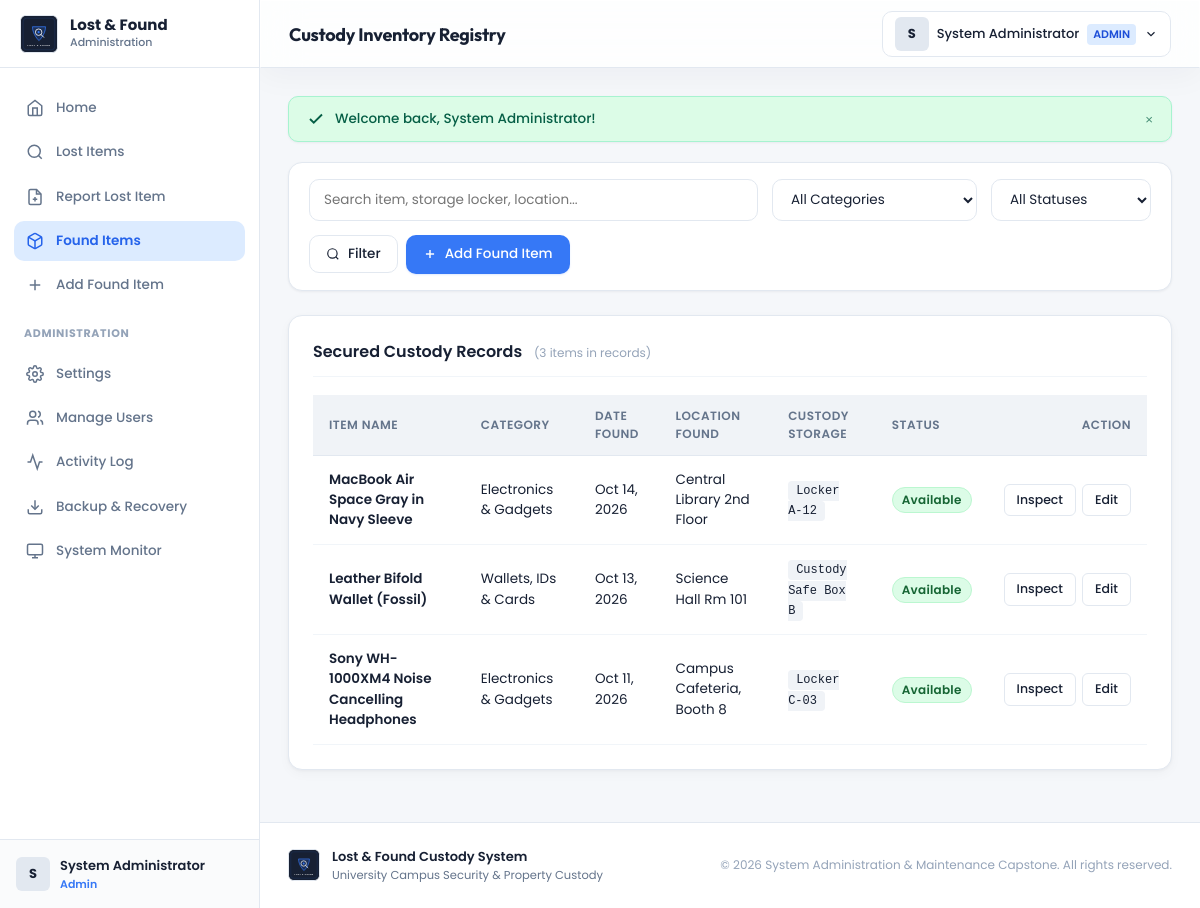
Screenshot of /found_items/index.php (signed in) with the database file from the repository.
### tables this page shows
CREATE TABLE `found_items` (
  `id` int(11) NOT NULL AUTO_INCREMENT,
  `item_name` varchar(150) NOT NULL,
  `category_id` int(11) DEFAULT NULL,
  `description` text NOT NULL,
  `date_found` date NOT NULL,
  `location_found` varchar(150) NOT NULL,
  `storage_location` varchar(150) DEFAULT 'Main Custody Locker #1',
  `recorded_by_user_id` int(11) NOT NULL,
  `image_path` varchar(255) DEFAULT NULL,
  `status` enum('Available','Matched','Returned','Disposed') NOT NULL DEFAULT 'Available',
  `additional_notes` text DEFAULT NULL,
  `created_at` timestamp NOT NULL DEFAULT CURRENT_TIMESTAMP,
  `updated_at` timestamp NOT NULL DEFAULT CURRENT_TIMESTAMP ON UPDATE CURRENT_TIMESTAMP,
  PRIMARY KEY (`id`),
  KEY `fk_found_category` (`category_id`),
  KEY `fk_found_user` (`recorded_by_user_id`),
  KEY `idx_found_status` (`status`),
  KEY `idx_date_found` (`date_found`),
  CONSTRAINT `fk_found_category` FOREIGN KEY (`category_id`) REFERENCES `categories` (`id`) ON DELETE SET NULL,
  CONSTRAINT `fk_found_user` FOREIGN KEY (`recorded_by_user_id`) REFERENCES `users` (`id`)
);

CREATE TABLE `categories` (
  `id` int(11) NOT NULL AUTO_INCREMENT,
  `name` varchar(100) NOT NULL,
  `slug` varchar(100) NOT NULL,
  `description` varchar(255) DEFAULT NULL,
  `icon` varchar(50) DEFAULT 'folder',
  `is_active` tinyint(1) NOT NULL DEFAULT 1,
  `created_at` timestamp NOT NULL DEFAULT CURRENT_TIMESTAMP,
  PRIMARY KEY (`id`),
  UNIQUE KEY `uk_slug` (`slug`)
);

CREATE TABLE `system_settings` (
  `id` int(11) NOT NULL AUTO_INCREMENT,
  `setting_key` varchar(50) NOT NULL,
  `setting_value` text NOT NULL,
  `setting_group` varchar(50) NOT NULL DEFAULT 'general',
  `description` varchar(255) DEFAULT NULL,
  `updated_at` timestamp NOT NULL DEFAULT CURRENT_TIMESTAMP ON UPDATE CURRENT_TIMESTAMP,
  PRIMARY KEY (`id`),
  UNIQUE KEY `uk_setting_key` (`setting_key`)
);

### found_items/index.php (the view, shortened to what this page needs)
<?php
require_once APP_ROOT . '/includes/functions.php';
$db = get_db_connection();
$search   = trim($_GET['search'] ?? '');
$page     = max(1, (int)($_GET['page'] ?? 1));
$perPage  = 10;
$offset   = ($page - 1) * $perPage;
$where = [];
$params = [];
$whereSql = !empty($where) ? 'WHERE ' . implode(' AND ', $where) : '';
$countStmt = $db->prepare("SELECT COUNT(*) FROM found_items f $whereSql");
$countStmt->execute($params);
$totalRecords = (int)$countStmt->fetchColumn();
$orderBy = "f.date_found DESC";
$sql = "SELECT f.*, c.name AS category_name, u.full_name AS recorder_name
        FROM found_items f
        LEFT JOIN categories c ON f.category_id = c.id
        LEFT JOIN users u ON f.recorded_by_user_id = u.id
        $whereSql
        ORDER BY $orderBy
        LIMIT $perPage OFFSET $offset";
$stmt = $db->prepare($sql);
$stmt->execute($params);
$items = $stmt->fetchAll();
require_once APP_ROOT . '/includes/header.php';
require_once APP_ROOT . '/includes/sidebar.php';
?>
<div class="app-main">
    <?php require_once APP_ROOT . '/includes/navbar.php'; ?>
    <div class="content-wrapper">
        <?php require_once APP_ROOT . '/includes/flash_messages.php'; ?>
        <form method="GET" action="<?= BASE_URL ?>/found_items/index.php" class="filter-toolbar">
            <div class="filter-input-wrap">
                <input type="text" name="search" class="form-control" placeholder="Search item, storage locker, location..." value="<?= e($search) ?>">
            </div>
            <div class="filter-select-wrap">
                <select name="category" class="form-control">
                    <option value="">All Categories</option>
                </select>
            </div>
            <div class="filter-select-wrap">
                <select name="status" class="form-control">
                    <option value="">All Statuses</option>
                </select>
            </div>
            <div class="filter-actions">
                <button type="submit" class="btn btn-secondary">
                    <svg width="14" height="14" viewBox="0 0 24 24" fill="none" stroke="currentColor" stroke-width="2"><circle cx="11" cy="11" r="8"/><line x1="21" y1="21" x2="16.65" y2="16.65"/></svg>
                    <span>Filter</span>
                </button>
                <a href="<?= BASE_URL ?>/found_items/add.php" class="btn btn-primary" style="margin-left:auto;">
                    <svg width="14" height="14" viewBox="0 0 24 24" fill="none" stroke="currentColor" stroke-width="2.5"><line x1="12" y1="5" x2="12" y2="19"/><line x1="5" y1="12" x2="19" y2="12"/></svg>
                    <span>Add Found Item</span>
                </a>
            </div>
        </form>
        <div class="card">
            <div class="card-header">
                <div>
                    <span class="card-title">Secured Custody Records</span>
                    <span style="font-size: 12px; color: var(--text-muted); margin-left: 8px;">(<?= $totalRecords ?> items in records)</span>
                </div>
            </div>
            <div class="table-responsive">
                <table class="table-custom">
                    <thead>
                        <tr>
                            <th>Item Name</th>
                            <th>Category</th>
                            <th>Date Found</th>
                            <th>Location Found</th>
                            <th>Custody Storage</th>
                            <th>Status</th>
                            <th style="text-align: right;">Action</th>
                        </tr>
                    </thead>
                    <tbody>
                        <?php if (empty($items)): ?>
                            <tr>
                                <td colspan="7" style="text-align:center;padding:40px;color:var(--text-muted);">
                                    No found items match the selected filter.
                                </td>
                            </tr>
                        <?php else: ?>
                            <?php foreach ($items as $item): ?>
                                <tr>
                                    <td style="font-weight: 600;">
                                        <a href="<?= BASE_URL ?>/found_items/view.php?id=<?= $item['id'] ?>" style="color:var(--text-primary);"><?= e($item['item_name']) ?></a>
                                    </td>
                                    <td><?= e($item['category_name'] ?? 'General') ?></td>
                                    <td><?= format_date($item['date_found']) ?></td>
                                    <td><?= e($item['location_found']) ?></td>
                                    <td>
                                        <span style="background:var(--surface-secondary);padding:3px 8px;border-radius:4px;font-size:12px;font-family:monospace;">
                                            <?= e($item['storage_location'] ?: 'Vault') ?>
                                        </span>
                                    </td>
                                    <td><?= render_status_badge($item['status']) ?></td>
                                    <td style="text-align: right;">
                                        <div style="display:inline-flex;gap:6px;">
                                            <a href="<?= BASE_URL ?>/found_items/view.php?id=<?= $item['id'] ?>" class="btn btn-secondary btn-sm">Inspect</a>
                                            <a href="<?= BASE_URL ?>/found_items/edit.php?id=<?= $item['id'] ?>" class="btn btn-secondary btn-sm">Edit</a>
                                        </div>
                                    </td>
                                </tr>
                            <?php endforeach; ?>
                        <?php endif; ?>
                    </tbody>
                </table>
            </div>
        </div>
<?php
require_once APP_ROOT . '/includes/footer.php';
?>

### includes/functions.php (shortened to what this page needs)
<?php
function e($value): string {
    return htmlspecialchars((string)($value ?? ''), ENT_QUOTES, 'UTF-8');
}
function get_system_setting(string $key, string $default = ''): string {
    try {
        $db = get_db_connection();
        $stmt = $db->prepare("SELECT setting_value FROM system_settings WHERE setting_key = :k LIMIT 1");
        $stmt->execute(['k' => $key]);
        $val = $stmt->fetchColumn();
        if ($val !== false) {
            return (string)$val;
        }
    } catch (Exception $e) {
        error_log('Failed to fetch setting ' . $key . ': ' . $e->getMessage());
    }
    return $default;
}
function get_logo_url(): string {
    if (file_exists(APP_ROOT . '/picture/logo.svg')) {
        return BASE_URL . '/picture/logo.svg';
    }
    return BASE_URL . '/assets/images/logo-fallback.svg';
}
function render_status_badge(string $status): string {
    $map = [
        'Reported'     => ['bg' => '#E0EDFD', 'text' => '#1E40AF', 'border' => '#BFDBFE'],
        'Under Review' => ['bg' => '#FEF3C7', 'text' => '#92400E', 'border' => '#FDE68A'],
        'Matched'      => ['bg' => '#EDE9FE', 'text' => '#6D28D9', 'border' => '#DDD6FE'],
        'Available'    => ['bg' => '#DCFCE7', 'text' => '#166534', 'border' => '#BBF7D0'],
        'Returned'     => ['bg' => '#D1FAE5', 'text' => '#065F46', 'border' => '#A7F3D0'],
        'Claimed'      => ['bg' => '#D1FAE5', 'text' => '#065F46', 'border' => '#A7F3D0'],
        'Closed'       => ['bg' => '#F1F5F9', 'text' => '#475569', 'border' => '#E2E8F0'],
        'Disposed'     => ['bg' => '#FEE2E2', 'text' => '#991B1B', 'border' => '#FECACA'],
        'active'       => ['bg' => '#DCFCE7', 'text' => '#166534', 'border' => '#BBF7D0'],
        'inactive'     => ['bg' => '#FEE2E2', 'text' => '#991B1B', 'border' => '#FECACA'],
    ];
    $cfg = $map[$status] ?? ['bg' => '#F1F5F9', 'text' => '#475569', 'border' => '#E2E8F0'];
    return sprintf(
        '<span style="display:inline-flex;align-items:center;padding:3px 9px;border-radius:9999px;font-size:12px;font-weight:600;background:%s;color:%s;border:1px solid %s;letter-spacing:0.02em;">%s</span>',
        $cfg['bg'],
        $cfg['text'],
        $cfg['border'],
        e($status)
    );
}
function format_date(?string $dateStr): string {
    $timestamp = strtotime($dateStr);
    return date('M d, Y', $timestamp);
}

### includes/footer.php (shortened to what this page needs)
<?php
$orgName = get_system_setting('organization_name', 'Campus Security & Property Custody');
$sysName = get_system_setting('system_name', 'Lost & Found Management System');
$logoUrl = get_logo_url();
?>
    </div>
    <footer style="margin-top: auto; background: #FFFFFF; border-top: 1px solid var(--border-color); padding: 24px 28px;">
        <div style="max-width: 1400px; margin: 0 auto; display: flex; flex-wrap: wrap; justify-content: space-between; align-items: center; gap: 16px;">
            <div style="display: flex; align-items: center; gap: 12px;">
                <div style="width: 32px; height: 32px; border-radius: 6px; overflow: hidden; background: #172033; display: flex; align-items: center; justify-content: center; border: 1px solid var(--border-color);">
                    <img src="<?= e($logoUrl) ?>" alt="Logo" style="width: 100%; height: 100%; object-fit: contain; border-radius: 0;">
                </div>
                <div>
                    <div style="font-size: 13px; font-weight: 600; color: var(--text-primary);"><?= e($sysName) ?></div>
                    <div style="font-size: 11.5px; color: var(--text-secondary);"><?= e($orgName) ?></div>
                </div>
            </div>
            <div style="font-size: 12px; color: var(--text-muted);">
                &copy; <?= date('Y') ?> System Administration &amp; Maintenance Capstone. All rights reserved.
            </div>
        </div>
    </footer>
    </div>
</div>
</body>
</html>

### assets/css/style.css (style rules this page uses)
:root { --bg-main: #F5F7FA; --surface-primary: #FFFFFF; --surface-secondary: #F0F3F7; --text-primary: #172033; --text-secondary: #64748B; --text-muted: #94A3B8; --accent-main: #3678F6; --accent-hover: #2563EB; --accent-soft: #DCEBFF; --border-color: #E2E8F0; --border-light: #F1F5F9; --success: #16856B; --success-bg: #DCFCE7; --warning: #B7791F; --warning-bg: #FEF3C7; --error: #C2414B; --error-bg: #FEE2E2; --radius-sm: 6px; --radius-md: 10px; --radius-lg: 14px; --radius-xl: 20px; --shadow-subtle: 0 1px 3px rgba(15, 23, 42, 0.04), 0 1px 2px rgba(15, 23, 42, 0.02); --shadow-card: 0 4px 12px rgba(15, 23, 42, 0.03), 0 1px 3px rgba(15, 23, 42, 0.04); --shadow-dropdown: 0 12px 30px rgba(15, 23, 42, 0.08), 0 4px 6px rgba(15, 23, 42, 0.04); --transition-fast: 0.15s ease; --transition-base: 0.2s cubic-bezier(0.16, 1, 0.3, 1); --sidebar-width: 260px; --topbar-height: 68px; }
*, *::before, *::after { box-sizing: border-box; margin: 0; padding: 0; }
body { font-family: 'Poppins', -apple-system, BlinkMacSystemFont, "Segoe UI", Roboto, sans-serif; background-color: var(--bg-main); color: var(--text-primary); font-size: 14px; line-height: 1.5; -webkit-font-smoothing: antialiased; min-height: 100vh; }
a { color: var(--accent-main); text-decoration: none; transition: color var(--transition-fast); }
.app-main { margin-left: var(--sidebar-width); flex: 1; display: flex; flex-direction: column; min-height: 100vh; }
.btn { display: inline-flex; align-items: center; justify-content: center; gap: 8px; font-family: inherit; font-size: 13.5px; font-weight: 500; padding: 8px 16px; border-radius: var(--radius-md); border: 1px solid transparent; cursor: pointer; transition: all var(--transition-fast); text-decoration: none; white-space: nowrap; }
.btn-primary { background-color: var(--accent-main); color: #FFFFFF; box-shadow: 0 1px 2px rgba(54, 120, 246, 0.16); }
.btn-secondary { background-color: var(--surface-primary); border-color: var(--border-color); color: var(--text-primary); }
.btn-sm { padding: 6px 12px; font-size: 12.5px; border-radius: var(--radius-sm); }
.content-wrapper { flex: 1; padding: 28px; max-width: 1400px; width: 100%; margin: 0 auto; }
.card { background: var(--surface-primary); border: 1px solid var(--border-color); border-radius: var(--radius-lg); box-shadow: var(--shadow-card); padding: 24px; margin-bottom: 24px; }
.card-header { display: flex; align-items: center; justify-content: space-between; margin-bottom: 18px; padding-bottom: 12px; border-bottom: 1px solid var(--border-light); }
.card-title { font-size: 16px; font-weight: 600; color: var(--text-primary); }
.table-responsive { width: 100%; overflow-x: auto; }
.table-custom { width: 100%; border-collapse: collapse; text-align: left; }
.table-custom th { background: var(--surface-secondary); color: var(--text-secondary); font-size: 12px; font-weight: 600; text-transform: uppercase; letter-spacing: 0.04em; padding: 12px 16px; border-bottom: 1px solid var(--border-color); }
.table-custom td { padding: 14px 16px; font-size: 13.5px; color: var(--text-primary); border-bottom: 1px solid var(--border-light); vertical-align: middle; }

### assets/css/forms.css (style rules this page uses)
.form-control { width: 100%; height: 42px; padding: 8px 14px; font-family: inherit; font-size: 13.5px; color: var(--text-primary); background-color: var(--surface-primary); border: 1px solid var(--border-color); border-radius: var(--radius-md); outline: none; transition: border-color var(--transition-fast), box-shadow var(--transition-fast); }
.filter-toolbar { background: var(--surface-primary); border: 1px solid var(--border-color); border-radius: var(--radius-lg); padding: 16px 20px; margin-bottom: 24px; display: flex; flex-wrap: wrap; align-items: center; gap: 14px; box-shadow: var(--shadow-subtle); }
.filter-input-wrap { flex: 1; min-width: 220px; }
.filter-select-wrap { min-width: 160px; }
.filter-actions { display: flex; align-items: center; gap: 8px; }

### rows the page displays
found_items: item_name "MacBook Air Space Gray in Navy Sleeve", category.name "Electronics & Gadgets", date_found "Oct 14, 2026", location_found "Central Library 2nd Floor", storage_location "Locker A-12", status "Available"
found_items: item_name "Leather Bifold Wallet (Fossil)", category.name "Wallets, IDs & Cards", date_found "Oct 13, 2026", location_found "Science Hall Rm 101", storage_location "Custody Safe Box B", status "Available"
found_items: item_name "Sony WH-1000XM4 Noise Cancelling Headphones", category.name "Electronics & Gadgets", date_found "Oct 11, 2026", location_found "Campus Cafeteria, Booth 8", storage_location "Locker C-03", status "Available"
system_settings: setting_value "Lost & Found Custody System"
system_settings: setting_value "University Campus Security & Property Custody"

### other values shown
substr($user['full_name'] ?? 'U', 0, 1) "S"
$user['full_name'] "System Administrator"
$user['role'] "Admin"
$pageHeading "Custody Inventory Registry"
substr($user['full_name'], 0, 1) "S"
$user['role'] "ADMIN"
$flash['message'] "Welcome back, System Administrator!"
$totalRecords "3"
